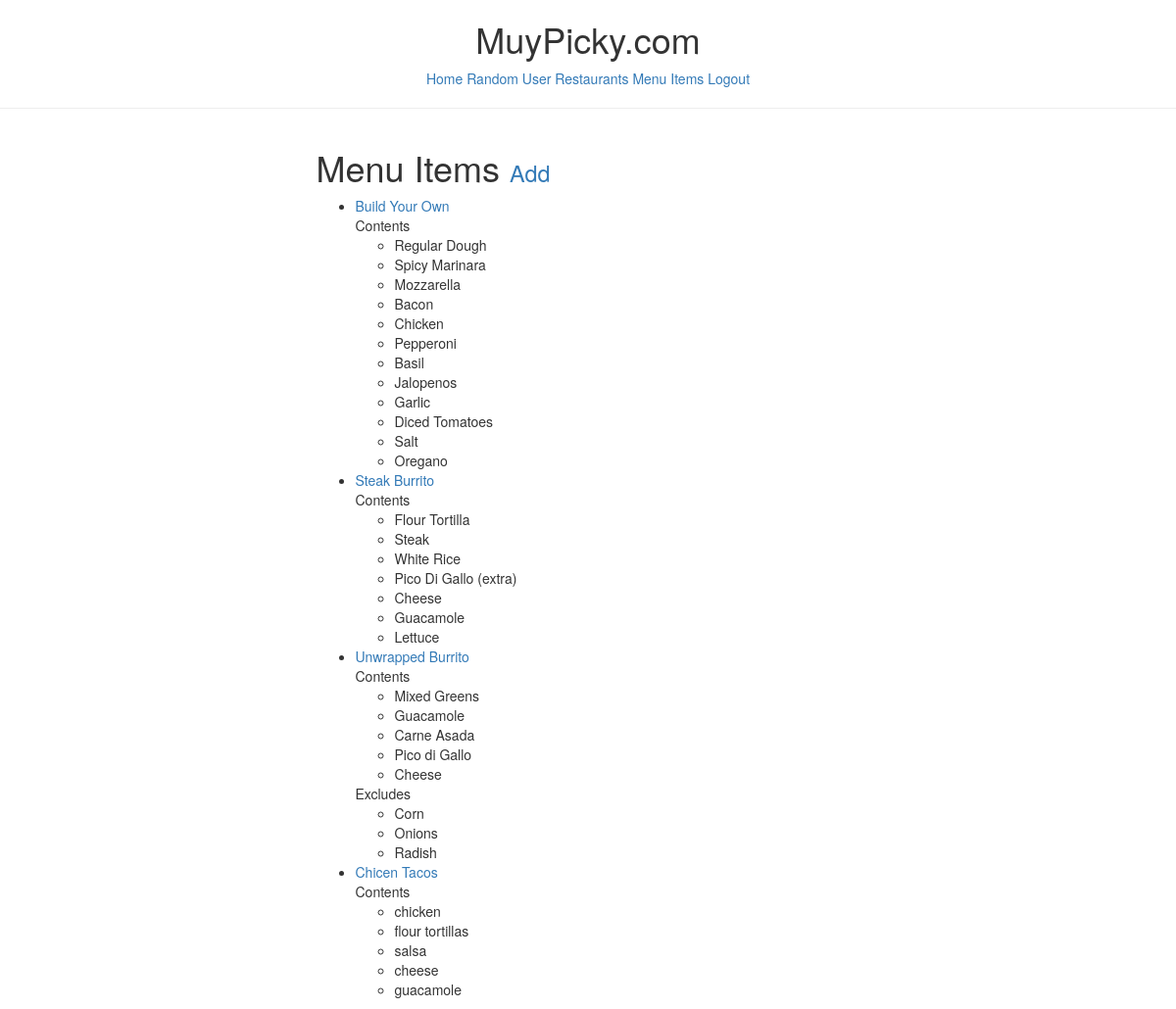
The page /items/ (signed in) on the database its author committed.
### menus/models.py (models this page shows, shortened)
class Item(models.Model):
    user            = models.ForeignKey(settings.AUTH_USER_MODEL)
    restaurant      = models.ForeignKey(RestaurantLocation)
    name            = models.CharField(max_length=120)
    contents        = models.TextField(help_text='Separate each item by comma')
    excludes        = models.TextField(blank=True, null=True, help_text='Separate each item by comma')
    public          = models.BooleanField(default=True)
    timestamp       = models.DateTimeField(auto_now_add=True)
    updated         = models.DateTimeField(auto_now=True)
    def get_absolute_url(self): #get_absolute_url
        return reverse('menus:detail', kwargs={'pk': self.pk})
    class Meta:
        ordering = ['-updated', '-timestamp']
    def get_contents(self):
        return self.contents.split(",")
    def get_excludes(self):
        return self.excludes.split(",")

### menus/views.py (the view)
# urls.py: url(r'$', ItemListView.as_view(), name='list'),
class ItemListView(LoginRequiredMixin, ListView):
    def get_queryset(self):
        return Item.objects.filter(user=self.request.user)

### menus/templates/menus/item_list.html (shortened to what this page needs)
{% extends "base.html" %}
{% block content %}
<div class='row'>
<div class='col-sm-6 col-sm-offset-3'>
<h1>Menu Items <small><a href='{% url "menus:create" %}'>Add</a></small></h1>
<ul>
{% for obj in object_list %}
    <li><a href='{{ obj.get_absolute_url }}'>{{ obj.name }}</a><br/>
        {% if obj.contents %}
        Contents
        <ul>
            {% for item in obj.get_contents %}
            <li>{{ item }}</li>
            {% endfor %}
        </ul>
        {% endif %}
         {% if obj.excludes %}
        Excludes
        <ul>
            {% for item in obj.get_excludes %}
            <li>{{ item }}</li>
            {% endfor %}
        </ul>
        {% endif %}
    </li>
    {% empty %}
    <li><a href='{% url "menus:create" %}'>Add Menu Item</a></li>
</ul>
</div>
</div>
{% endfor %}
</ul>
{% endblock %}

### rows shown on the page
Item: name "Build Your Own", get_contents "Regular Dough" "Spicy Marinara" "Mozzarella" "Bacon" "Chicken" "Pepperoni" "Basil" "Jalopenos" "Garlic" "Diced Tomatoes" "Salt" "Oregano"
Item: name "Steak Burrito", get_contents "Flour Tortilla" "Steak" "White Rice" "Pico Di Gallo (extra)" "Cheese" "Guacamole" "Lettuce"
Item: name "Unwrapped Burrito", get_contents "Mixed Greens" "Guacamole" "Carne Asada" "Pico di Gallo" "Cheese", get_excludes "Corn" "Onions" "Radish"
Item: name "Chicen Tacos", get_contents "chicken" "flour tortillas" "salsa" "cheese" "guacamole"
